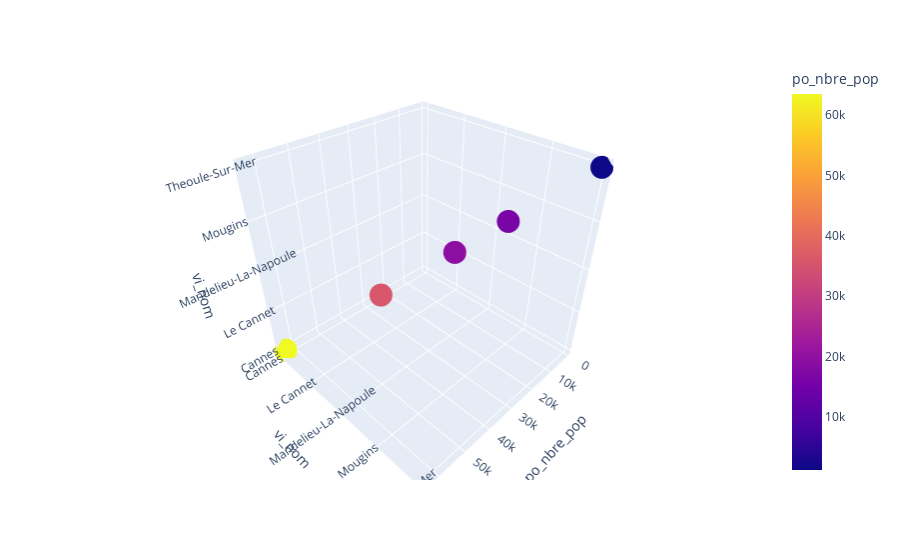

The cell this chart's notebook holds for it:
### Code cell
fig = px.scatter_3d(df_csp , x="po_nbre_pop", y="vi_nom", z="vi_nom", color="po_nbre_pop", color_discrete_map = {"Cannes": "blue", "Le Cannet": "green", "Théoule-sur-Mer":"red", "Mandelieu-La-Napoule": "yellow", "Mougins":"black"})
fig.show()

fig.write_html("../CliiinkApp/static/img/charts/pop3d_parville.html")

### Figure 1 — Plotly figure (JSON) as saved in the notebook; plotly's stock layout.template omitted (floating-point values rounded to 4 significant figures)
{"data": [{"hovertemplate": "po_nbre_pop=%{marker.color}<br>vi_nom=%{z}<extra></extra>", "legendgroup": "", "marker": {"color": [63499, 35902, 19371, 16212, 1235], "coloraxis": "coloraxis", "symbol": "circle"}, "mode": "markers", "name": "", "scene": "scene", "showlegend": false, "type": "scatter3d", "x": [63499, 35902, 19371, 16212, 1235], "y": ["Cannes", "Le Cannet", "Mandelieu-La-Napoule", "Mougins", "Theoule-Sur-Mer"], "z": ["Cannes", "Le Cannet", "Mandelieu-La-Napoule", "Mougins", "Theoule-Sur-Mer"]}], "layout": {"coloraxis": {"colorbar": {"title": {"text": "po_nbre_pop"}}, "colorscale": [[0, "#0d0887"], [0.1111, "#46039f"], [0.2222, "#7201a8"], [0.3333, "#9c179e"], [0.4444, "#bd3786"], [0.5556, "#d8576b"], [0.6667, "#ed7953"], [0.7778, "#fb9f3a"], [0.8889, "#fdca26"], [1, "#f0f921"]]}, "legend": {"tracegroupgap": 0}, "margin": {"t": 60}, "scene": {"domain": {"x": [0, 1], "y": [0, 1]}, "xaxis": {"title": {"text": "po_nbre_pop"}}, "yaxis": {"title": {"text": "vi_nom"}}, "zaxis": {"title": {"text": "vi_nom"}}}}}
